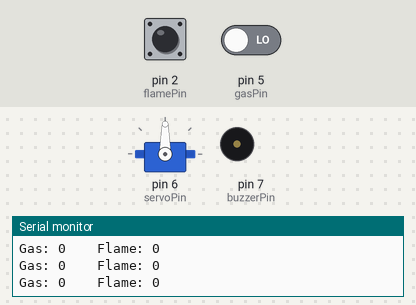
A sketch run on a simulated Arduino Uno, built with avr-gcc and run on an emulated ATmega328P. On the bench: servo, buzzer (waves = sounding), the last lines printed to the serial monitor. Inputs (shaded band) come from the test bench; at power-on: pin 2 (flamePin) LOW, pin 5 (gasPin) LOW.

Above: at 1.2 s.
1.3 s: pin 2 (flamePin) driven HIGH
At 1.7 s:
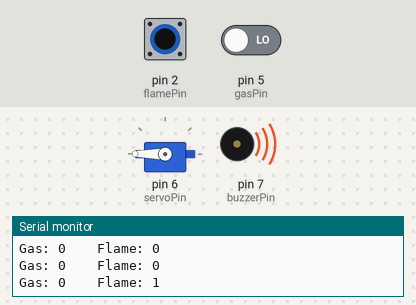
4.3 s: pin 2 (flamePin) driven LOW
At 5.2 s:
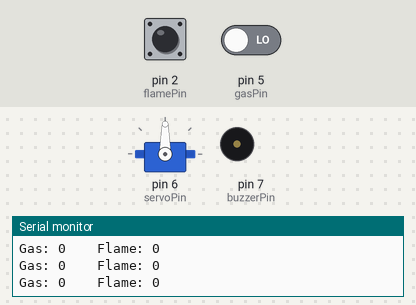
5.8 s: pin 5 (gasPin) driven HIGH
At 6.8 s:
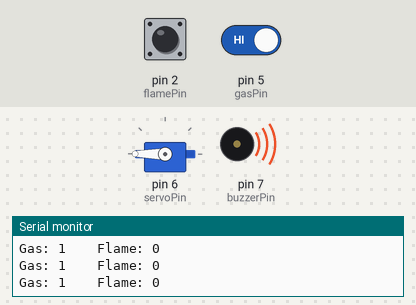
8.8 s: pin 2 (flamePin) pulsed HIGH 5 times (0.12 s each, 0.3 s apart)
At 11.9 s:
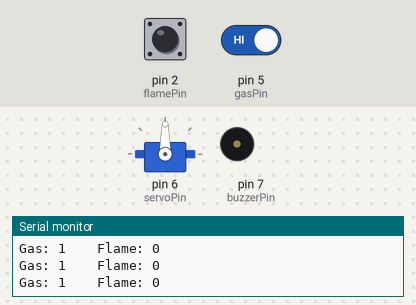
13.3 s: pin 2 (flamePin) pulsed HIGH 2 times (0.12 s each, 0.3 s apart)
At 14.1 s:
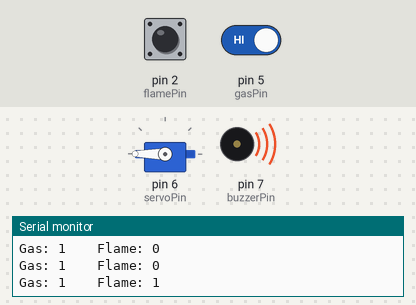
Timing chart, 0 to 16.3 s (numbered marks = the images above; inputs shaded):
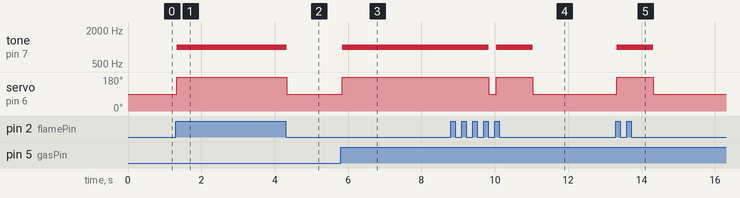

The sketch:

Q11.ino
```cpp
#include <Servo.h>

const int buzzerPin = 7;
const int servoPin = 6;
const int gasPin = 5;
const int flamePin = 2;

bool gasHigh = false;
Servo servo;

void setup() {
  // put your setup code here, to run once:
  Serial.begin(9600);
  servo.attach(servoPin);
  pinMode(flamePin, INPUT);
  pinMode(gasPin, INPUT);
  pinMode(buzzerPin, OUTPUT);
}

void loop() {
  // put your main code here, to run repeatedly:
  int gas = digitalRead(gasPin);
  int flame = digitalRead(flamePin);
  Serial.print("Gas: ");
  Serial.print(gas);
  Serial.print("    Flame: ");
  Serial.println(flame);

  if (flame == HIGH) {
    tone(buzzerPin, 1000);
    servo.write(180);
    delay(1000);
    noTone(buzzerPin);
    servo.write(90);
  }
  if (gas == HIGH && !gasHigh) {
    tone(buzzerPin, 1000);
    servo.write(180);
    gasHigh = true;
  }
  else if (gas == LOW && gasHigh) {
    noTone(buzzerPin);
    servo.write(90);
    gasHigh = false;
  }
}
```

Measured:
- after the input at 1.3 s, tone on pin 7 (buzzerPin): silent → 1000 Hz at once; servo on pin 6 (servoPin): 90° → 180° at once
- after the input at 4.3 s, tone on pin 7 (buzzerPin): 1000 Hz → silent at once; servo on pin 6 (servoPin): 180° → 90° at once
- after the input at 5.8 s, tone on pin 7 (buzzerPin): silent → 1000 Hz at once; servo on pin 6 (servoPin): 90° → 180° at once
- after the input at 8.8 s, tone on pin 7 (buzzerPin): 1000 Hz → silent after 1.0 s, → 1000 Hz 0.20 s later, → silent 1.0 s later; servo on pin 6 (servoPin): 180° → 90° after 1.0 s, → 180° 0.20 s later, → 90° 1.0 s later
- after the input at 13.3 s, tone on pin 7 (buzzerPin): silent → 1000 Hz at once, → silent 1.0 s later; servo on pin 6 (servoPin): 90° → 180° at once, → 90° 1.0 s later
